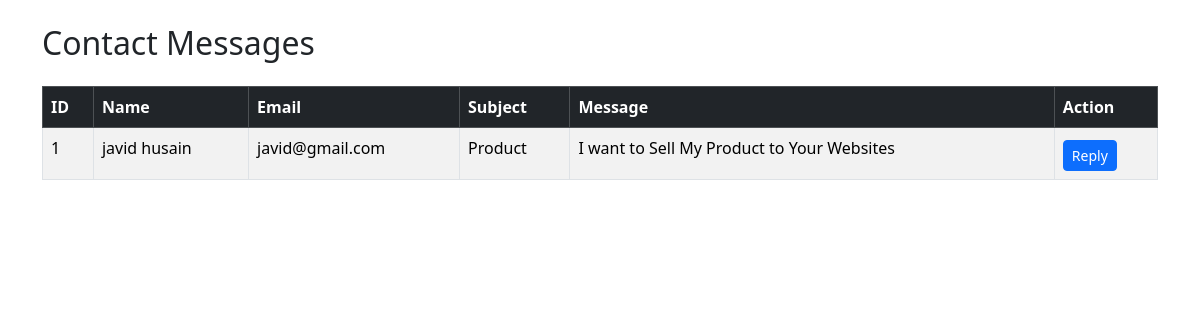
Page /admin-contact/ (signed in) on the committed database.
### main/models.py (models this page shows, shortened)
class Contact(models.Model):
    name = models.CharField(max_length=100)
    email = models.EmailField(unique=True)
    subject = models.CharField(max_length=200)
    message = models.TextField()

### main/admin_views.py (the view)
# urls.py: path("admin-contact/",admin_contact,name="admin_contact"),
def admin_contact(request):
    if not request.session.get("admin"):
        return redirect("/login/")
    contacts = Contact.objects.all().order_by("-id")
    return render(
        request,
        "admin-contact.html",
        {"contacts": contacts}
    )

### main/templates/admin-contact.html (shortened to what this page needs)
{% load static %}
<!DOCTYPE html>
<html>
<head>
    <link href="https://cdn.jsdelivr.net/npm/bootstrap@5.3.3/dist/css/bootstrap.min.css"
          rel="stylesheet">
</head>
<body>
<div class="container mt-4">
    <h2 class="mb-4">Contact Messages</h2>
    <table class="table table-bordered table-striped">
        <thead class="table-dark">
            <tr>
                <th>ID</th>
                <th>Name</th>
                <th>Email</th>
                <th>Subject</th>
                <th>Message</th>
                <th>Action</th>
            </tr>
        </thead>
        <tbody>
            {% for contact in contacts %}
            <tr>
                <td>{{ contact.id }}</td>
                <td>{{ contact.name }}</td>
                <td>{{ contact.email }}</td>
                <td>{{ contact.subject }}</td>
                <td>{{ contact.message }}</td>
                <td>
                    <a href="mailto:{{ contact.email }}?subject=Re: {{ contact.subject }}"
                        class="btn btn-primary btn-sm mt-1">
                            Reply
                    </a>
                </td>
            </tr>
            {% empty %}
            <tr>
                <td colspan="5" class="text-center">
                    No Contact Messages Found
                </td>
            </tr>
            {% endfor %}
        </tbody>
    </table>
</div>
</body>
</html>

### rows in the picture
Contact: id "1", name "javid husain", email "javid@gmail.com", subject "Product", message "I want to Sell My Product to Your Websites"
